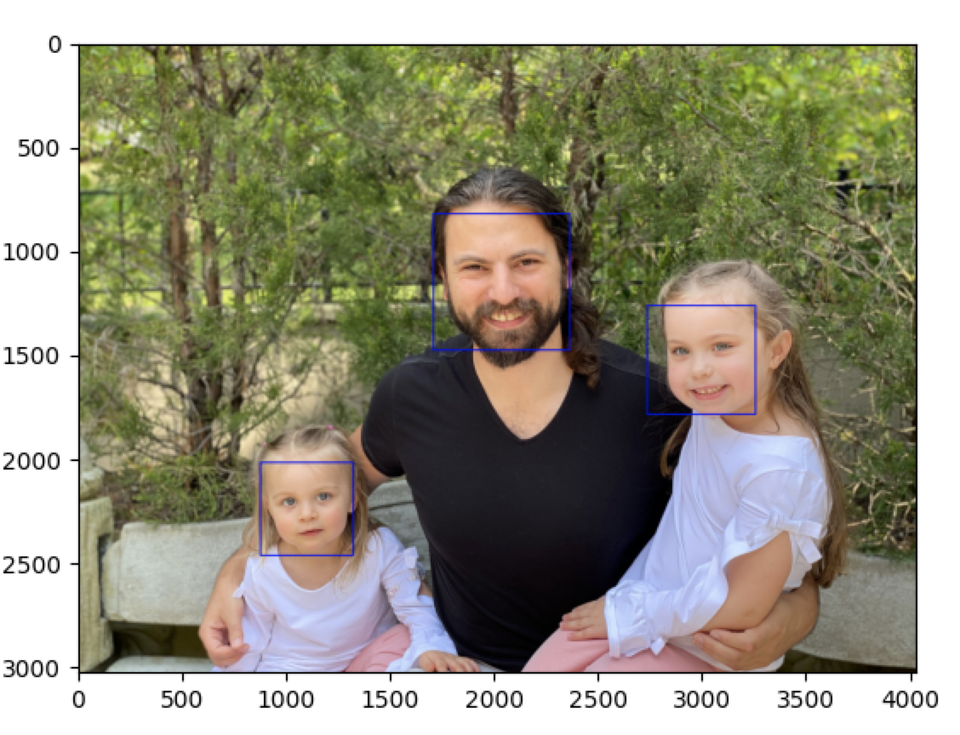
#> input picture face_detection_example.png, 960 x 735 px, shrunk from 1128 x 864 before the run
$ python haar_cascades_face_detection.py ../face_detection_example.png
#> lines starting #> are read from the running program, lines starting #| are printed output that depends on the picture; after the words box and inside, x2 and y2 are one past the last pixel; in counts of white or black regions, pixels touching at a corner belong together
import os, sys, cv2
import matplotlib.pyplot as plt

def detect_face(img_path):
    '''
    Uses Haar Cascades to detect and draw a bounding box around faces. read more here:
    https://opencv-python-tutroals.readthedocs.io/en/latest/py_tutorials/py_objdetect/py_face_detection/py_face_detection.html
    '''
#> called with img_path = '../face_detection_example.png'

    # OpenCV's implementation of Haar feature-based cascade classifiers to detect human faces in images
    face_cascade = cv2.CascadeClassifier('haarcascades/haarcascade_frontalface_alt.xml')

    # Convert image to greyscale
    img  = cv2.imread(img_path)
#> img is the input picture: shape (735, 960, 3); mean B, G, R 129, 147.4, 149.8
    grey = cv2.cvtColor(img, cv2.COLOR_RGB2GRAY)
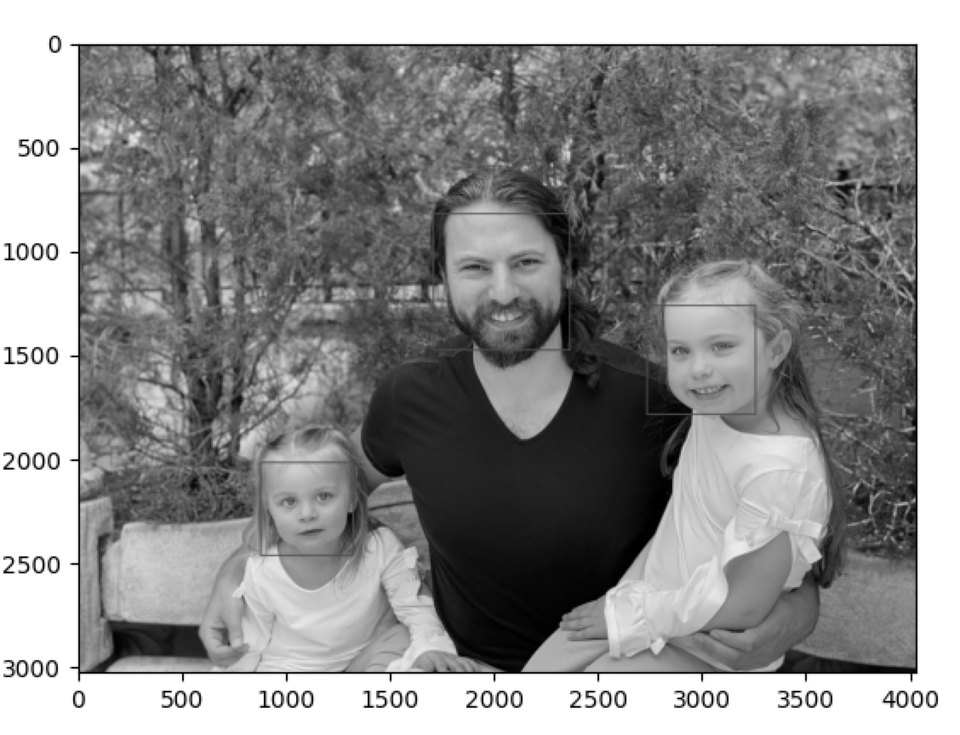
#> grey: shape (735, 960); min 0, max 255, mean 142.2

    # Locate faces in image
    faces = face_cascade.detectMultiScale(grey)
#> faces = [[261, 462, 93, 93], [648, 305, 111, 111], [436, 214, 133, 133]]

    # get bounding box for each detected face
    for (x,y,w,h) in faces:
        img = cv2.rectangle(img,(x,y),(x+w,y+h),(255,0,0),5)
#> this loop made 3 passes
#> pass 1, in detect_face, `img = cv2.rectangle(img,(x,y),(x+w,y+h),(255,0,0),5)`:
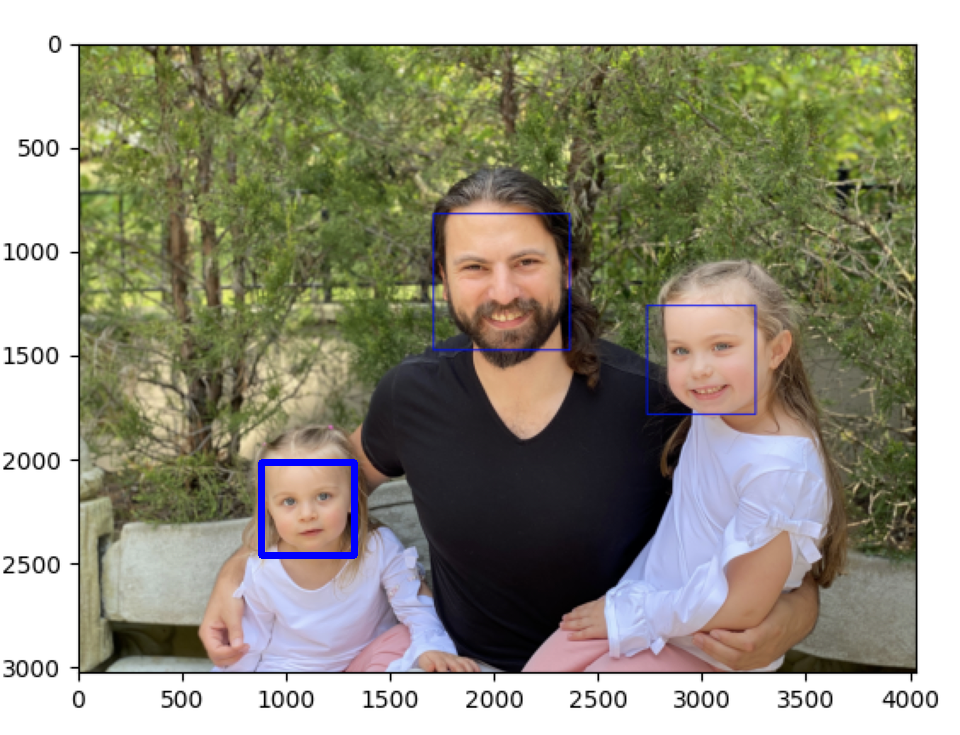
#> img: shape (735, 960, 3); 0.37% of pixels changed, all inside (x1, y1, x2, y2) = (258, 459, 358, 559)
#> pass 2, in detect_face, `img = cv2.rectangle(img,(x,y),(x+w,y+h),(255,0,0),5)`:
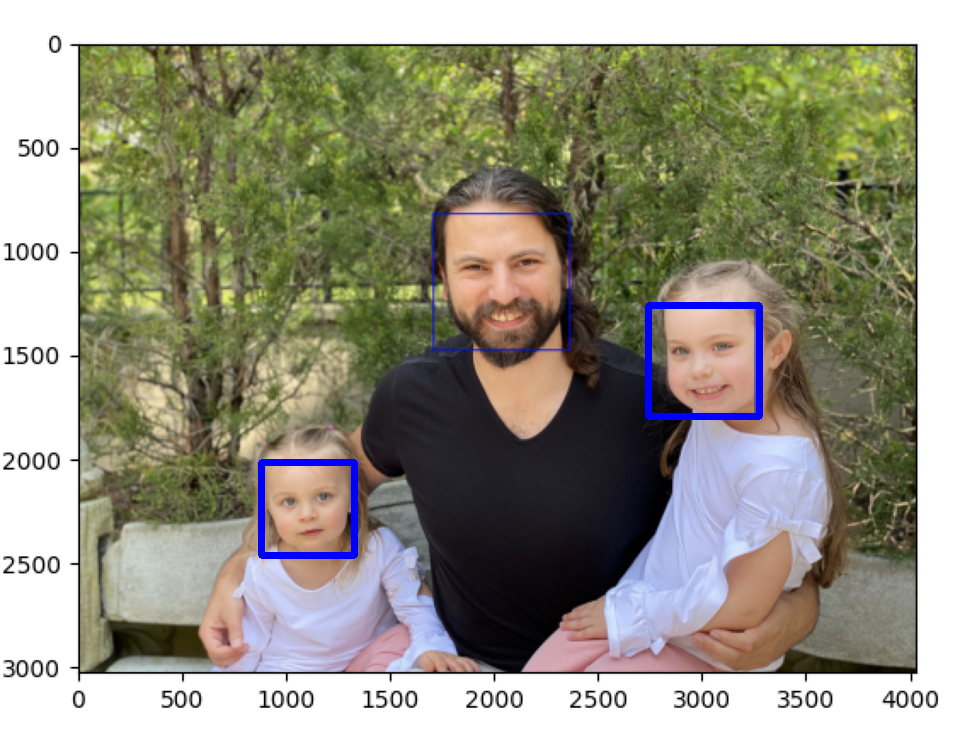
#> img: shape (735, 960, 3); 0.44% of pixels changed, all inside (x1, y1, x2, y2) = (645, 302, 763, 420)
#> pass 3, in detect_face, `img = cv2.rectangle(img,(x,y),(x+w,y+h),(255,0,0),5)`:
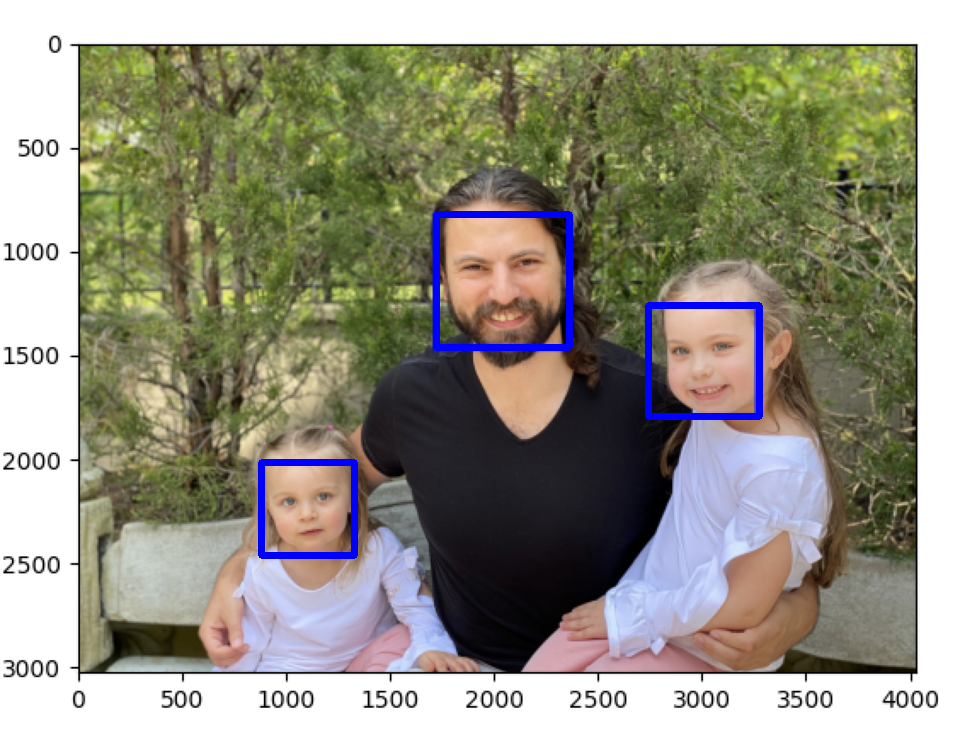
#> img: shape (735, 960, 3); 0.52% of pixels changed, all inside (x1, y1, x2, y2) = (433, 211, 573, 351)

    # Bring color back to image
    img_color = cv2.cvtColor(img, cv2.COLOR_BGR2RGB)

    # display the image, along with bounding box
    plt.imshow(img_color)
    plt.show()


if __name__ == "__main__":

    img_path = sys.argv[1]

    # Check if img_path file exists
    valid_photo_extensions = ['.png', 'jpeg', '.jpg', '.gif', '.bmp'] #quick hack way to check if file is photo
    if not os.path.isfile(img_path) or not img_path[-4:] in valid_photo_extensions:
        raise Exception("Image path invalid. Make sure to include a path to a valid image file (png, jpg, gif)")

    detect_face(img_path)
